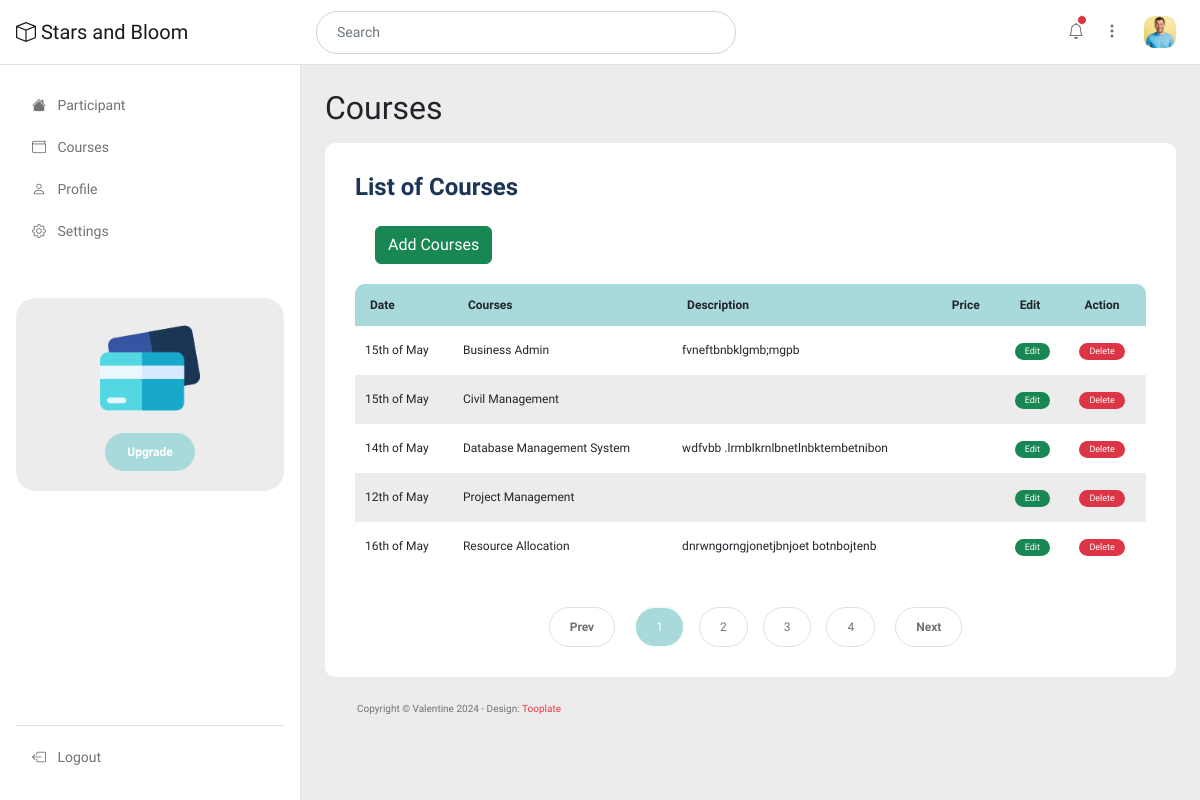
Before: /admin/courses.php (signed in) with the older database file.
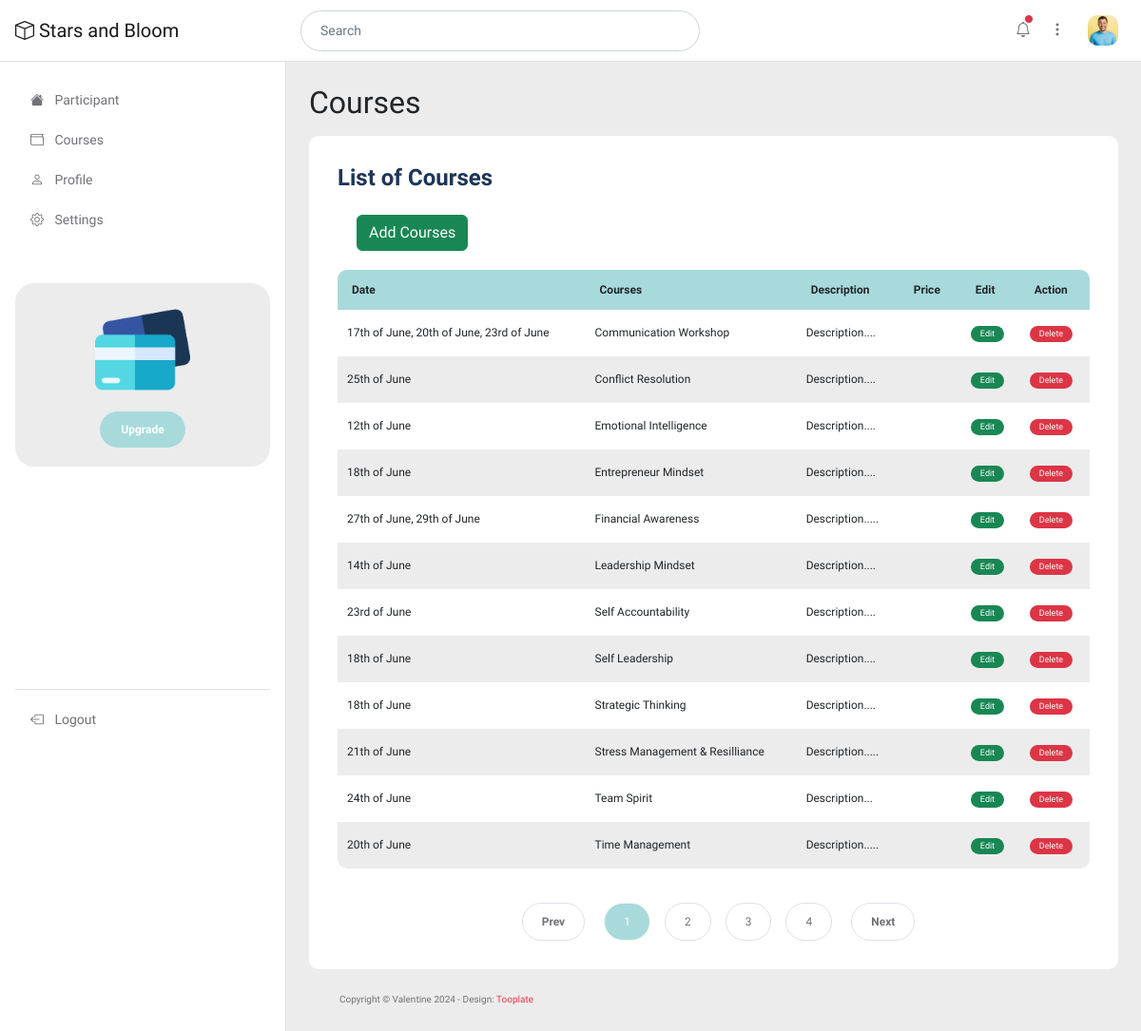
After: the same page with the newer database file.
### tables this page shows
CREATE TABLE `courses` (
  `id` int(11) NOT NULL,
  `courses` varchar(100) DEFAULT NULL,
  `description` varchar(200) DEFAULT NULL,
  `price` varchar(200) DEFAULT NULL,
  `available_dates` varchar(100) DEFAULT NULL,
  `date_created` timestamp NOT NULL DEFAULT current_timestamp()
);

### admin/courses.php (the view, shortened to what the changed rows need)
<?php
include('connect.php');
?>
<!doctype html>
<html lang="en">
    <head>
        <link href="css/bootstrap.min.css" rel="stylesheet">
        <link href="css/bootstrap-icons.css" rel="stylesheet">
        <link href="css/apexcharts.css" rel="stylesheet">
        <link href="css/tooplate-mini-finance.css" rel="stylesheet">
    </head>
    <body>
        <div class="container-fluid">
            <div class="row">
                <main class="main-wrapper col-md-9 ms-sm-auto py-4 col-lg-9 px-md-4 border-start">
                    <div class="title-group mb-3">
                        <h1 class="h2 mb-0">Courses</h1>
                    </div>
                        <div class="col-lg-12 col-12">
                            <div class="custom-block bg-white">
                                <div class="table-responsive">
                                    <table class="account-table table">
                                        <thead>
                                            <tr>
                                                <th scope="col">Date</th>
                                                <th scope="col">Courses</th>
                                                <th scope="col">Description</th>
                                                <th scope="col">Price</th>
                                                <th scope="col">Edit</th>
                                                <th scope="col">Action</th>
                                            </tr>
                                        </thead>
                                        <tbody>
                                            <?php
                                                $query = "select * from courses order by courses asc";
                                                $result = mysqli_query($conn,$query);
                                                $num = mysqli_num_rows($result);
                                                for($i=0; $i<$num; $i++)
                                                {
                                                    $row = mysqli_fetch_array($result);
                                            ?>
                                            <tr>
                                                <td scope="row"><?php echo $row['available_dates']; ?></td>
                                                <td scope="row"><?php echo $row ['courses']; ?></td>
                                                <td scope="row"><?php echo $row['description'];?></td>
                                                <td scope="row"><?php echo $row['price'];?></td>
                                                <td scope="row">
                                                    <a href="edit-courses.php?id=<?= $row['id']?>"><span class="badge text-bg-success">Edit </span></a>
                                                </td>
                                                <td scope="row">
                                                    <a href="delete-courses.php?id=<?php echo $row['id'];?> &courses=<?php echo $row['courses'];?>" onclick="return confirm('Are you sure you want to delete <?php echo $row['courses'];?>?');"><span class="badge text-bg-danger">
                                                        Delete
                                                    </span>
                                                    </a>
                                                </td>
                                            </tr>
                                                 <?php } ?>
                                           </tbody>
                                    </table>
                                </div>
                            </div>
                        </div>
                </main>
            </div>
        </div>
    </body>
</html>

Changed rows visible on the page:
removed courses: available_dates "15th of May", courses "Business Admin", description "fvneftbnbklgmb;mgpb"
removed courses: available_dates "15th of May", courses "Civil Management"
removed courses: available_dates "14th of May", courses "Database Management System", description "wdfvbb .lrmblkrnlbnetlnbktembetnibon"
removed courses: available_dates "12th of May", courses "Project Management"
removed courses: available_dates "16th of May", courses "Resource Allocation", description "dnrwngorngjonetjbnjoet botnbojtenb"
added courses: available_dates "17th of June, 20th of June, 23rd of June", courses "Communication Workshop", description "Description...."
added courses: available_dates "25th of June", courses "Conflict Resolution", description "Description...."
added courses: available_dates "12th of June", courses "Emotional Intelligence", description "Description...."
added courses: available_dates "18th of June", courses "Entrepreneur Mindset", description "Description...."
added courses: available_dates "27th of June, 29th of June", courses "Financial Awareness", description "Description....."
added courses: available_dates "14th of June", courses "Leadership Mindset", description "Description...."
added courses: available_dates "23rd of June", courses "Self Accountability", description "Description...."
added courses: available_dates "18th of June", courses "Self Leadership", description "Description...."
added courses: available_dates "18th of June", courses "Strategic Thinking", description "Description...."
added courses: available_dates "21th of June", courses "Stress Management & Resilliance", description "Description....."
added courses: available_dates "24th of June", courses "Team Spirit", description "Description..."
added courses: available_dates "20th of June", courses "Time Management", description "Description....."
